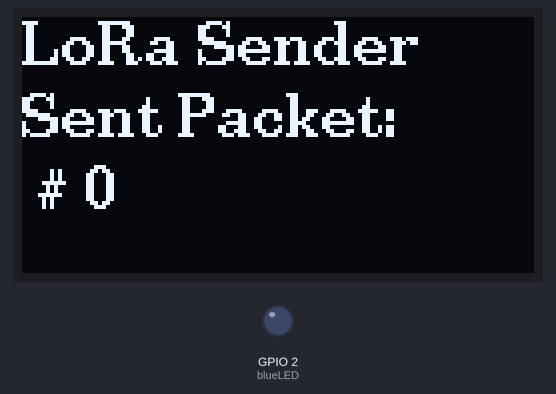
The program below on a simulated ESP32. Parts: 128×64 one-colour display, output pins drawn as LEDs (lit = HIGH). No radio packets arrive unless stated; what the program prints to the serial monitor is not drawn.

Above: at 0.2 s.
At 15.4 s:
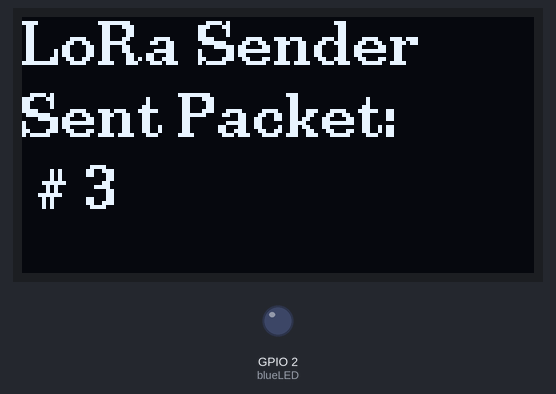
At 25.6 s:
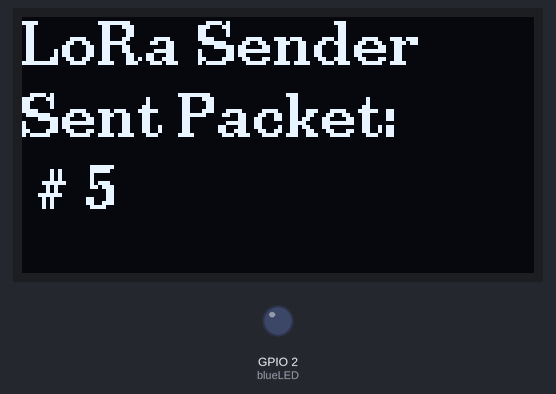
At 35.8 s:
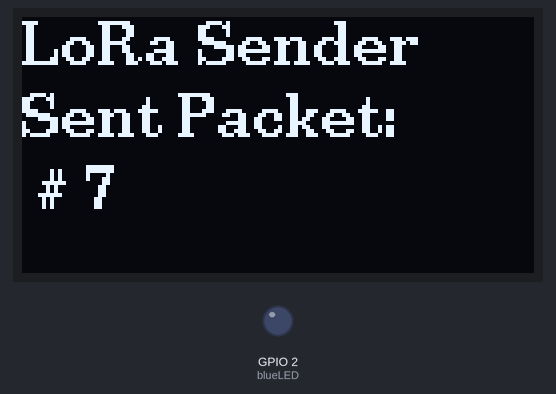
Timing chart, 0 to 37.3 s (numbered marks = the images above):
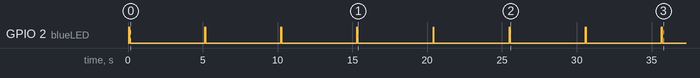

Measured:
- by itself, GPIO 2 (blueLED): alternates HIGH for 0.06 s and LOW for 5.0 s
- what the display in image 0 shows lasts 5.1 s, from 0.1 s to 5.2 s

The program:

main.cpp
```cpp
/* Example from Sandeep Mistry
 * With mods from AliExpress/LilyGo docs
 * For TTGo ESP32 LoRa-OLED board
 * http://www.lilygo.cn/down_view.aspx?TypeId=11&Id=78&Fid=t14:11:14
 * Based on SX1276 LoRa Radio
 * http://www.semtech.com/apps/product.php?pn=SX1276
 * RMB 29Nov2017
 */

#include <SPI.h>
#include <LoRa.h>       // https://github.com/sandeepmistry/arduino-LoRa
#include <U8g2lib.h>   // https://github.com/olikraus/U8g2_Arduino
// #include <U8x8lib.h>

#define OFF 0   // For LED
#define ON 1

// SPI LoRa Radio
#define LORA_SCK 5        // GPIO5 - SX1276 SCK
#define LORA_MISO 19     // GPIO19 - SX1276 MISO
#define LORA_MOSI 27    // GPIO27 -  SX1276 MOSI
#define LORA_CS 18     // GPIO18 -   SX1276 CS
#define LORA_RST 14   // GPIO14 -    SX1276 RST
#define LORA_IRQ 26  // GPIO26 -     SX1276 IRQ (interrupt request)

// I2C OLED Display works with SSD1306 driver
#define OLED_SDA 4
#define OLED_SCL 15
#define OLED_RST 16

#define FREQUENCY 868.5E6

/* Pick One. Hardware I2C does NOT work! This article helped: https://robotzero.one/heltec-wifi-kit-32/
* TTGo boards similar to Heltec boards, LED_BUILTIN = 2 instead of pin 25
* Some OLED displays don't handle ACK correctly so SW I2C works better. Thank you Olikraus!
* TTGo OLED has pin 16 reset unlike other OLED displays
*/

// UNCOMMENT one of the constructor lines below
//U8X8_SSD1306_128X64_NONAME_SW_I2C Display(/* clock=*/ OLED_SCL, /* data=*/ OLED_SDA, /* reset=*/ OLED_RST); // Unbuffered, basic graphics, software I2C
//U8G2_SSD1306_128X64_NONAME_1_SW_I2C Display(U8G2_R0, /* clock=*/ OLED_SCL, /* data=*/ OLED_SDA, /* reset=*/ OLED_RST); // Page buffer, SW I2C
U8G2_SSD1306_128X64_NONAME_F_SW_I2C Display(U8G2_R0, /* clock=*/ OLED_SCL, /* data=*/ OLED_SDA, /* reset=*/ OLED_RST); // Full framebuffer, SW I2C

const int blueLED = LED_BUILTIN;
int counter = 0;

void setup() {
  Serial.begin(115200);
  while (!Serial);

  Serial.println("LoRa Sender");

  Display.begin();
  Display.enableUTF8Print();    // enable UTF8 support for the Arduino print() function
  Display.setFont(u8g2_font_ncenB10_tr);

  // Very important for SPI pin configuration!
  SPI.begin(LORA_SCK, LORA_MISO, LORA_MOSI, LORA_CS);

  // Very important for LoRa Radio pin configuration!
  LoRa.setPins(LORA_CS, LORA_RST, LORA_IRQ);

  pinMode(blueLED, OUTPUT); // For LED feedback

  if (!LoRa.begin(FREQUENCY)) {
    Serial.println("Starting LoRa failed!");
    while (1);
  }

  // The larger the spreading factor the greater the range but slower data rate
  // Send and receive radios need to be set the same
  LoRa.setSpreadingFactor(12); // ranges from 6-12, default 7 see API docs

  // Change the transmit power of the radio
  // Default is LoRa.setTxPower(17, PA_OUTPUT_PA_BOOST_PIN);
  // Most modules have the PA output pin connected to PA_BOOST, gain 2-17
  // TTGO and some modules are connected to RFO_HF, gain 0-14
  // If your receiver RSSI is very weak and little affected by a better antenna, change this!
  LoRa.setTxPower(14, PA_OUTPUT_RFO_PIN);

}

void loop() {
  Serial.print("Sending packet: ");
  Serial.println(counter);

  digitalWrite(blueLED, ON);  // Turn blue LED on
  // send packet
  LoRa.beginPacket();
  LoRa.print("HeLoRa! ");
  LoRa.print(counter);
  LoRa.endPacket();
  digitalWrite(blueLED, OFF); // Turn blue LED off

  // Display Info
  Display.clearBuffer();
  Display.setCursor(0,12); Display.print("LoRa Sender");
  Display.setCursor(0,30); Display.print("Sent Packet:");
  Display.setCursor(0,48); Display.print(" # " + (String)counter);
  Display.sendBuffer();

  counter++;

  delay(5000);
}
```
